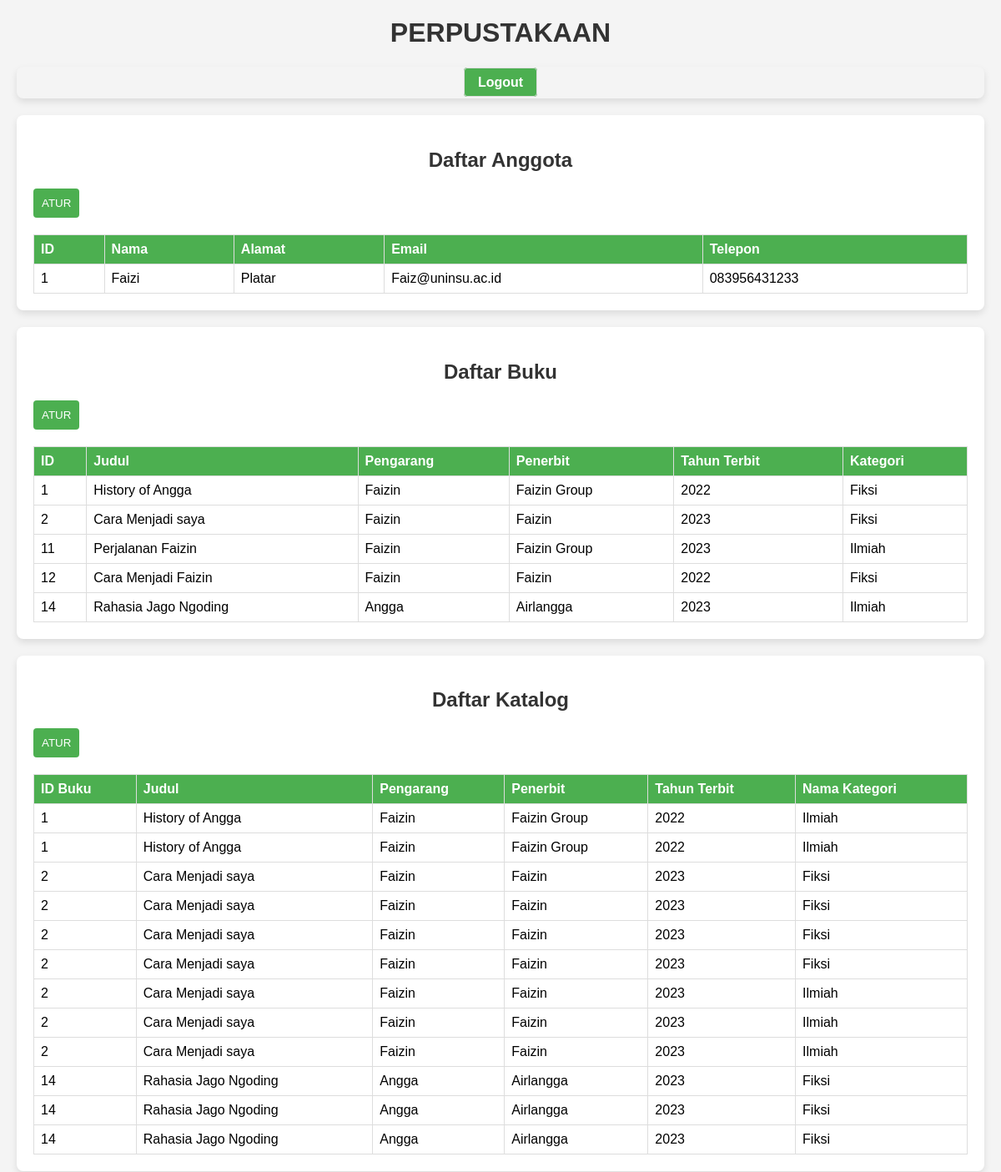
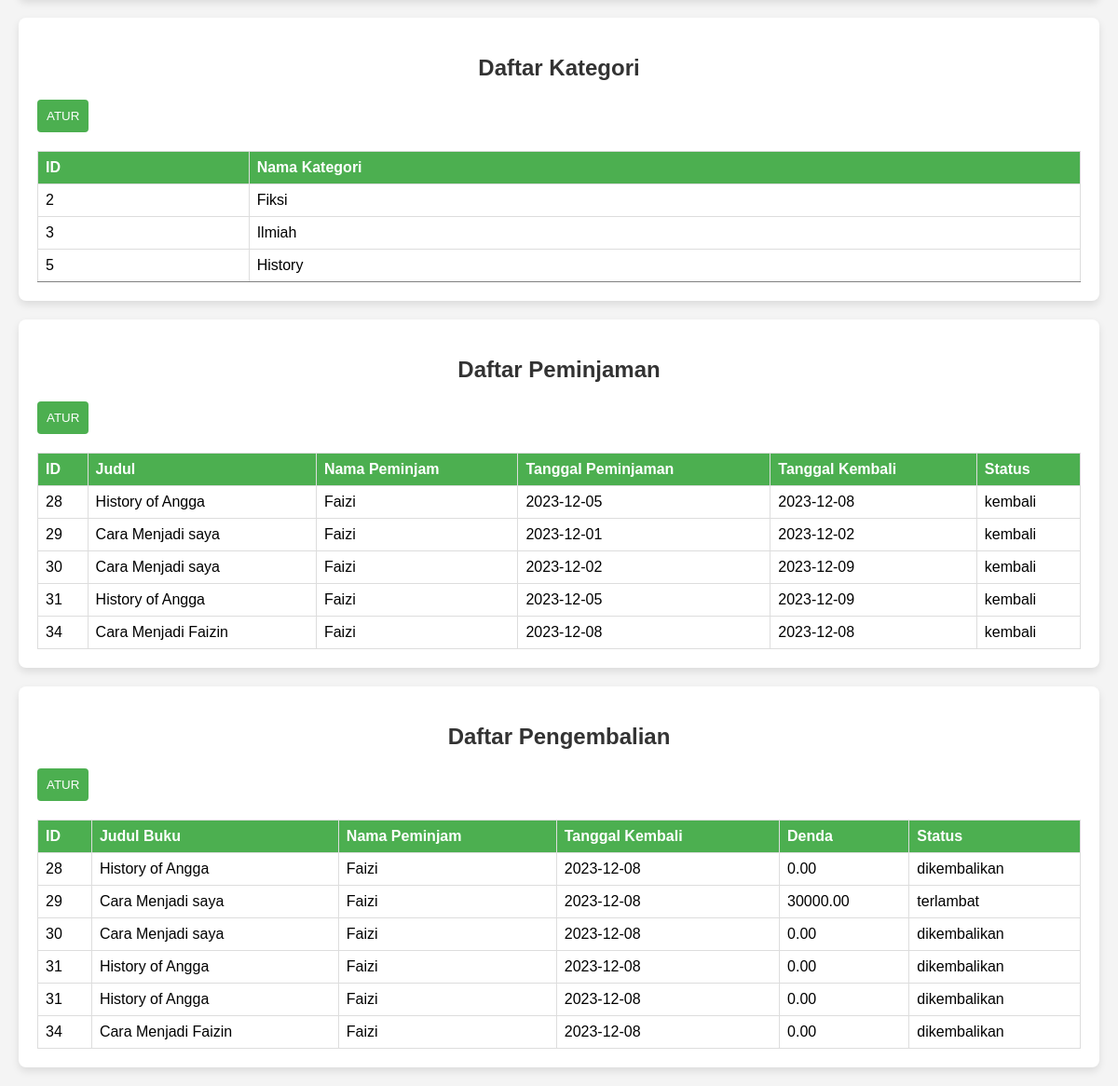
/index.php (signed in), run on the app's committed database (2 pictures, top to bottom).
### tables this page shows
CREATE TABLE `anggota` (
  `anggota_id` INT(11) NOT NULL,
  `nama` VARCHAR(100) DEFAULT NULL,
  `alamat` VARCHAR(200) DEFAULT NULL,
  `email` VARCHAR(100) DEFAULT NULL,
  `telepon` VARCHAR(20) DEFAULT NULL
);

CREATE TABLE `buku` (
  `buku_id` INT(11) NOT NULL,
  `judul` VARCHAR(100) DEFAULT NULL,
  `pengarang` VARCHAR(100) DEFAULT NULL,
  `penerbit` VARCHAR(100) DEFAULT NULL,
  `tahun_terbit` INT(11) DEFAULT NULL,
  `sinopsis` TEXT DEFAULT NULL,
  `kategori_id` INT(11) DEFAULT NULL
);

CREATE TABLE `kategori` (
  `kategori_id` INT(11) NOT NULL,
  `nama_kategori` VARCHAR(50) DEFAULT NULL
);

CREATE TABLE `katalog` (
  `katalog_id` INT(11) NOT NULL,
  `buku_id` INT(11) DEFAULT NULL,
  `kategori_id` INT(11) DEFAULT NULL
);

CREATE TABLE `peminjaman` (
  `peminjaman_id` INT(11) NOT NULL,
  `buku_id` INT(11) DEFAULT NULL,
  `anggota_id` INT(11) DEFAULT NULL,
  `tanggal_peminjaman` DATE DEFAULT NULL,
  `tanggal_kembali` DATE DEFAULT NULL,
  `status` ENUM('dipinjam','kembali') DEFAULT 'dipinjam'
);

CREATE TABLE `pengembalian` (
  `pengembalian_id` INT(11) NOT NULL,
  `peminjaman_id` INT(11) DEFAULT NULL,
  `tanggal_pengembalian` DATE DEFAULT NULL,
  `denda` DECIMAL(10,2) DEFAULT NULL,
  `status_pengembalian` ENUM('dikembalikan','terlambat') DEFAULT 'dikembalikan'
);

### index.php (the view, shortened to what this page needs)
<?php
    include 'koneksi.php';
?>
<!DOCTYPE html>
<html>
<head>
</head>
<body>
    <h1>PERPUSTAKAAN</h1>
    <div style="text-align: center; margin-bottom: 20px; background-color: #f4f4f4; padding: 10px; border-radius: 8px; box-shadow: 0 4px 8px rgba(0, 0, 0, 0.1);">
        <a href="?logout=1" style="text-decoration: none; color: #333; font-weight: bold; padding: 8px 16px; border: 1px solid #ddd; border-radius: 4px; background-color: #4CAF50; color: white;">Logout</a>
    </div>
    <div>
        <h2>Daftar Anggota</h2>
        <?php
        $sql = "SELECT * FROM anggota";
        $result = $mysqli->query($sql);
        echo "<a href='anggota/index.php'><button>ATUR</button></a>";
        if ($result->num_rows > 0) {
        echo "<table border='1'>";
        echo "<tr><th>ID</th><th>Nama</th><th>Alamat</th><th>Email</th><th>Telepon</th></tr>";
        while ($row = $result->fetch_assoc()) {
        echo "<tr>";
        echo "<td>".$row["anggota_id"]."</td>";
        echo "<td>".$row["nama"]."</td>";
        echo "<td>".$row["alamat"]."</td>";
        echo "<td>".$row["email"]."</td>";
        echo "<td>".$row["telepon"]."</td>";
        }
        echo "</table>";
        } else {
        echo "Tidak ada data anggota.";
        }
        ?>
    </div>
    <div>
        <h2>Daftar Buku</h2>
        <?php
        $sql = "SELECT buku.*, kategori.* FROM buku LEFT JOIN kategori ON buku.kategori_id=kategori.kategori_id";
        $result = $mysqli->query($sql);
        echo "<a href='buku/index.php'><button>ATUR</button></a>";
        if ($result->num_rows > 0) {
        echo "<table border='1'>";
        echo "<tr><th>ID</th><th>Judul</th><th>Pengarang</th><th>Penerbit</th><th>Tahun
        Terbit</th><th>Kategori</th></tr>";
        while ($row = $result->fetch_assoc()) {
        echo "<tr>";
        echo "<td>".$row["buku_id"]."</td>";
        echo "<td>".$row["judul"]."</td>";
        echo "<td>".$row["pengarang"]."</td>";
        echo "<td>".$row["penerbit"]."</td>";
        echo "<td>".$row["tahun_terbit"]."</td>";
        echo "<td>".$row["nama_kategori"]."</td>";
        echo "</tr>";
        }
        echo "</table>";
        } else {
        echo "Tidak ada data buku.";
        }
        ?>
    </div>
    <div>
        <h2>Daftar Katalog</h2>
        <?php
        $sql = "SELECT katalog.katalog_id, katalog.buku_id, buku.buku_id, buku.judul, buku.pengarang, buku.penerbit, buku.tahun_terbit, kategori.nama_kategori FROM katalog INNER JOIN buku ON katalog.buku_id=buku.buku_id INNER JOIN kategori ON katalog.kategori_id=kategori.kategori_id";
        $result = $mysqli->query($sql);
        echo "<a href='katalog/index.php'><button>ATUR</button></a>";
        if ($result->num_rows > 0) {
        echo "<table border='1'>";
        echo "<tr><th>ID Buku</th><th>Judul</th><th>Pengarang</th><th>Penerbit</th><th>Tahun Terbit</th><th>Nama Kategori</th></tr>";
        while ($row = $result->fetch_assoc()) {
        echo "<tr>";
        echo "<td>".$row["buku_id"]."</td>";
        echo "<td>".$row["judul"]."</td>";
        echo "<td>".$row["pengarang"]."</td>";
        echo "<td>".$row["penerbit"]."</td>";
        echo "<td>".$row["tahun_terbit"]."</td>";
        echo "<td>".$row["nama_kategori"]."</td>";
        echo "</tr>";
        }
        echo "</table>";
        } else {
        echo "Tidak ada data katalog.";
        }
        ?>
    </div>
    <div>
        <h2>Daftar Kategori</h2>
        <?php
        $sql = "SELECT * FROM kategori";
        $result = $mysqli->query($sql);
        echo "<a href='kategori/index.php'><button>ATUR</button></a>";
        if ($result->num_rows > 0) {
        echo "<table border='1'>";
        echo "<tr><th>ID</th><th>Nama Kategori</th></tr>";
        while ($row = $result->fetch_assoc()) {
        echo "<tr>";
        echo "<td>".$row["kategori_id"]."</td>";
        echo "<td>".$row["nama_kategori"]."</td>";
        echo "</tr>";
        }
        echo "</table>";
        } else {
        echo "Tidak ada data anggota.";
        }
        ?>
    </div>
    <div>
        <h2>Daftar Peminjaman</h2>
        <?php
        $sql = "SELECT peminjaman.peminjaman_id, buku.judul, anggota.nama, peminjaman.tanggal_peminjaman, peminjaman.tanggal_kembali, peminjaman.status FROM `peminjaman` INNER JOIN `buku` ON peminjaman.buku_id=buku.buku_id INNER JOIN `anggota` ON peminjaman.anggota_id=anggota.anggota_id";
        $result = $mysqli->query($sql);
        echo "<a href='peminjaman/index.php'><button>ATUR</button></a>";
        if ($result->num_rows > 0) {
        echo "<table border='1'>";
        echo "<tr><th>ID</th><th>Judul</th><th>Nama Peminjam</th><th>Tanggal Peminjaman</th><th>Tanggal Kembali</th><th>Status</th></tr>";
        while ($row = $result->fetch_array()) {
        echo "<tr>";
        echo "<td>".$row["peminjaman_id"]."</td>";
        echo "<td>".$row["judul"]."</td>";
        echo "<td>".$row["nama"]."</td>";
        echo "<td>".$row["tanggal_peminjaman"]."</td>";
        echo "<td>".$row["tanggal_kembali"]."</td>";
        $status = $row["status"];
        echo  "<td>".$status."</td>";
        echo "</tr>";
        }
        echo "</table>";
        } else {
        echo "Tidak ada data buku.";
        }
        ?>
    </div>
    <div>
        <h2>Daftar Pengembalian</h2>
        <?php
        if (isset($_GET['id'])) {
            $id = $_GET['id'];
            $sql = "SELECT pengembalian.pengembalian_id, peminjaman.peminjaman_id, buku.judul, anggota.nama, pengembalian.tanggal_pengembalian, pengembalian.denda, pengembalian.status_pengembalian FROM `pengembalian` INNER JOIN `peminjaman` ON pengembalian.peminjaman_id=peminjaman.peminjaman_id INNER JOIN `anggota` ON peminjaman.anggota_id=anggota.anggota_id INNER JOIN `buku` ON peminjaman.buku_id=buku.buku_id GROUP BY pengembalian_id HAVING peminjaman_id='$id';";
        }else{
            $sql = "SELECT pengembalian.pengembalian_id, peminjaman.peminjaman_id, buku.judul, anggota.nama, pengembalian.tanggal_pengembalian, pengembalian.denda, pengembalian.status_pengembalian FROM `pengembalian` INNER JOIN `peminjaman` ON pengembalian.peminjaman_id=peminjaman.peminjaman_id INNER JOIN `anggota` ON peminjaman.anggota_id=anggota.anggota_id INNER JOIN `buku` ON peminjaman.buku_id=buku.buku_id";
        }
        $result = $mysqli->query($sql);
        echo "<a href='pengembalian/index.php'><button>ATUR</button></a>";
        if ($result->num_rows > 0) {
        echo "<table border='1'>";
        echo "<tr><th>ID</th><th>Judul Buku</th><th>Nama Peminjam</th><th>Tanggal Kembali</th><th>Denda</th><th>Status</th></tr>";
        while ($row = $result->fetch_array()) {
        echo "<tr>";
        echo "<td>".$row["peminjaman_id"]."</td>";
        echo "<td>".$row["judul"]."</td>";
        echo "<td>".$row["nama"]."</td>";
        echo "<td>".$row["tanggal_pengembalian"]."</td>";
        echo "<td>".$row["denda"]."</td>";
        echo "<td>".$row["status_pengembalian"]."</td>";
        echo "</tr>";
        }
        echo "</table>";
        } else {
        echo "Tidak ada data buku.";
        }
        ?>
    </div>
</body>
</html>

### index.php (style rules this page uses)
body { font-family: 'Arial', sans-serif; background-color: #f4f4f4; margin: 0; padding: 0; }
h1, h2 { color: #333; text-align: center; }
table { width: 100%; border-collapse: collapse; margin-top: 20px; }
th, td { border: 1px solid #ddd; padding: 8px; text-align: left; }
th { background-color: #4CAF50; color: white; }
div { margin: 20px; padding: 20px; background-color: #fff; border-radius: 8px; box-shadow: 0 4px 8px rgba(0, 0, 0, 0.1); }
button { background-color: #4CAF50; color: white; padding: 10px; border: none; border-radius: 4px; cursor: pointer; }
a { text-decoration: none; }

### data on the page
anggota: anggota_id "1", nama "Faizi", alamat "Platar", email "Faiz@uninsu.ac.id", telepon "083956431233"
buku: buku_id "1", judul "History of Angga", pengarang "Faizin", penerbit "Faizin Group", tahun_terbit "2022", kategori.nama_kategori "Fiksi"
buku: buku_id "2", judul "Cara Menjadi saya", pengarang "Faizin", penerbit "Faizin", tahun_terbit "2023", kategori.nama_kategori "Fiksi"
buku: buku_id "11", judul "Perjalanan Faizin", pengarang "Faizin", penerbit "Faizin Group", tahun_terbit "2023", kategori.nama_kategori "Ilmiah"
buku: buku_id "12", judul "Cara Menjadi Faizin", pengarang "Faizin", penerbit "Faizin", tahun_terbit "2022", kategori.nama_kategori "Fiksi"
buku: buku_id "14", judul "Rahasia Jago Ngoding", pengarang "Angga", penerbit "Airlangga", tahun_terbit "2023", kategori.nama_kategori "Ilmiah"
katalog: buku.buku_id "1", buku.judul "History of Angga", buku.pengarang "Faizin", buku.penerbit "Faizin Group", buku.tahun_terbit "2022", kategori.nama_kategori "Ilmiah"
katalog: buku.buku_id "1", buku.judul "History of Angga", buku.pengarang "Faizin", buku.penerbit "Faizin Group", buku.tahun_terbit "2022", kategori.nama_kategori "Ilmiah"
katalog: buku.buku_id "2", buku.judul "Cara Menjadi saya", buku.pengarang "Faizin", buku.penerbit "Faizin", buku.tahun_terbit "2023", kategori.nama_kategori "Fiksi"
katalog: buku.buku_id "2", buku.judul "Cara Menjadi saya", buku.pengarang "Faizin", buku.penerbit "Faizin", buku.tahun_terbit "2023", kategori.nama_kategori "Fiksi"
katalog: buku.buku_id "2", buku.judul "Cara Menjadi saya", buku.pengarang "Faizin", buku.penerbit "Faizin", buku.tahun_terbit "2023", kategori.nama_kategori "Fiksi"
katalog: buku.buku_id "2", buku.judul "Cara Menjadi saya", buku.pengarang "Faizin", buku.penerbit "Faizin", buku.tahun_terbit "2023", kategori.nama_kategori "Fiksi"
katalog: buku.buku_id "2", buku.judul "Cara Menjadi saya", buku.pengarang "Faizin", buku.penerbit "Faizin", buku.tahun_terbit "2023", kategori.nama_kategori "Ilmiah"
katalog: buku.buku_id "2", buku.judul "Cara Menjadi saya", buku.pengarang "Faizin", buku.penerbit "Faizin", buku.tahun_terbit "2023", kategori.nama_kategori "Ilmiah"
katalog: buku.buku_id "2", buku.judul "Cara Menjadi saya", buku.pengarang "Faizin", buku.penerbit "Faizin", buku.tahun_terbit "2023", kategori.nama_kategori "Ilmiah"
katalog: buku.buku_id "14", buku.judul "Rahasia Jago Ngoding", buku.pengarang "Angga", buku.penerbit "Airlangga", buku.tahun_terbit "2023", kategori.nama_kategori "Fiksi"
katalog: buku.buku_id "14", buku.judul "Rahasia Jago Ngoding", buku.pengarang "Angga", buku.penerbit "Airlangga", buku.tahun_terbit "2023", kategori.nama_kategori "Fiksi"
katalog: buku.buku_id "14", buku.judul "Rahasia Jago Ngoding", buku.pengarang "Angga", buku.penerbit "Airlangga", buku.tahun_terbit "2023", kategori.nama_kategori "Fiksi"
kategori: kategori_id "2", nama_kategori "Fiksi"
kategori: kategori_id "3", nama_kategori "Ilmiah"
kategori: kategori_id "5", nama_kategori "History"
peminjaman: peminjaman_id "28", buku.judul "History of Angga", anggota.nama "Faizi", tanggal_peminjaman "2023-12-05", tanggal_kembali "2023-12-08", status "kembali"
peminjaman: peminjaman_id "29", buku.judul "Cara Menjadi saya", anggota.nama "Faizi", tanggal_peminjaman "2023-12-01", tanggal_kembali "2023-12-02", status "kembali"
peminjaman: peminjaman_id "30", buku.judul "Cara Menjadi saya", anggota.nama "Faizi", tanggal_peminjaman "2023-12-02", tanggal_kembali "2023-12-09", status "kembali"
peminjaman: peminjaman_id "31", buku.judul "History of Angga", anggota.nama "Faizi", tanggal_peminjaman "2023-12-05", tanggal_kembali "2023-12-09", status "kembali"
peminjaman: peminjaman_id "34", buku.judul "Cara Menjadi Faizin", anggota.nama "Faizi", tanggal_peminjaman "2023-12-08", tanggal_kembali "2023-12-08", status "kembali"
pengembalian: peminjaman.peminjaman_id "28", buku.judul "History of Angga", anggota.nama "Faizi", tanggal_pengembalian "2023-12-08", denda "0.00", status_pengembalian "dikembalikan"
pengembalian: peminjaman.peminjaman_id "29", buku.judul "Cara Menjadi saya", anggota.nama "Faizi", tanggal_pengembalian "2023-12-08", denda "30000.00", status_pengembalian "terlambat"
pengembalian: peminjaman.peminjaman_id "30", buku.judul "Cara Menjadi saya", anggota.nama "Faizi", tanggal_pengembalian "2023-12-08", denda "0.00", status_pengembalian "dikembalikan"
pengembalian: peminjaman.peminjaman_id "31", buku.judul "History of Angga", anggota.nama "Faizi", tanggal_pengembalian "2023-12-08", denda "0.00", status_pengembalian "dikembalikan"
pengembalian: peminjaman.peminjaman_id "31", buku.judul "History of Angga", anggota.nama "Faizi", tanggal_pengembalian "2023-12-08", denda "0.00", status_pengembalian "dikembalikan"
pengembalian: peminjaman.peminjaman_id "34", buku.judul "Cara Menjadi Faizin", anggota.nama "Faizi", tanggal_pengembalian "2023-12-08", denda "0.00", status_pengembalian "dikembalikan"
